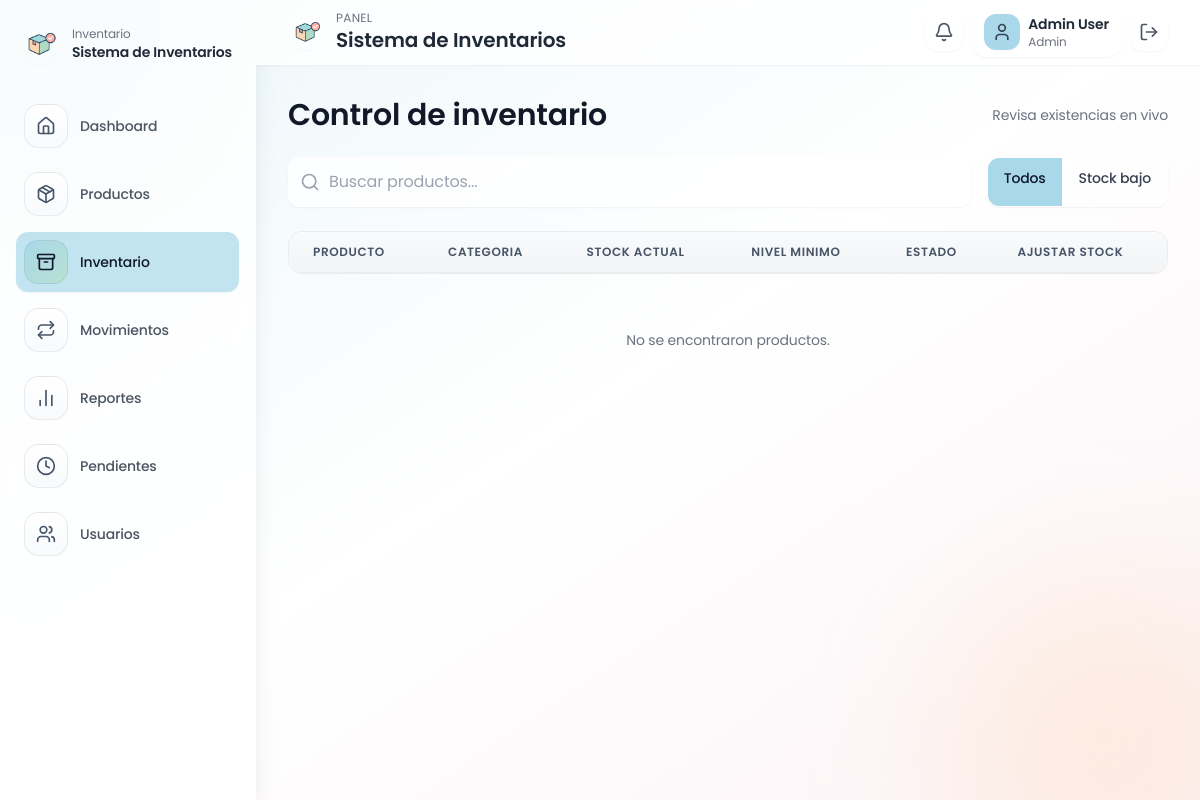
Before: /inventory (signed in) with the older database file.
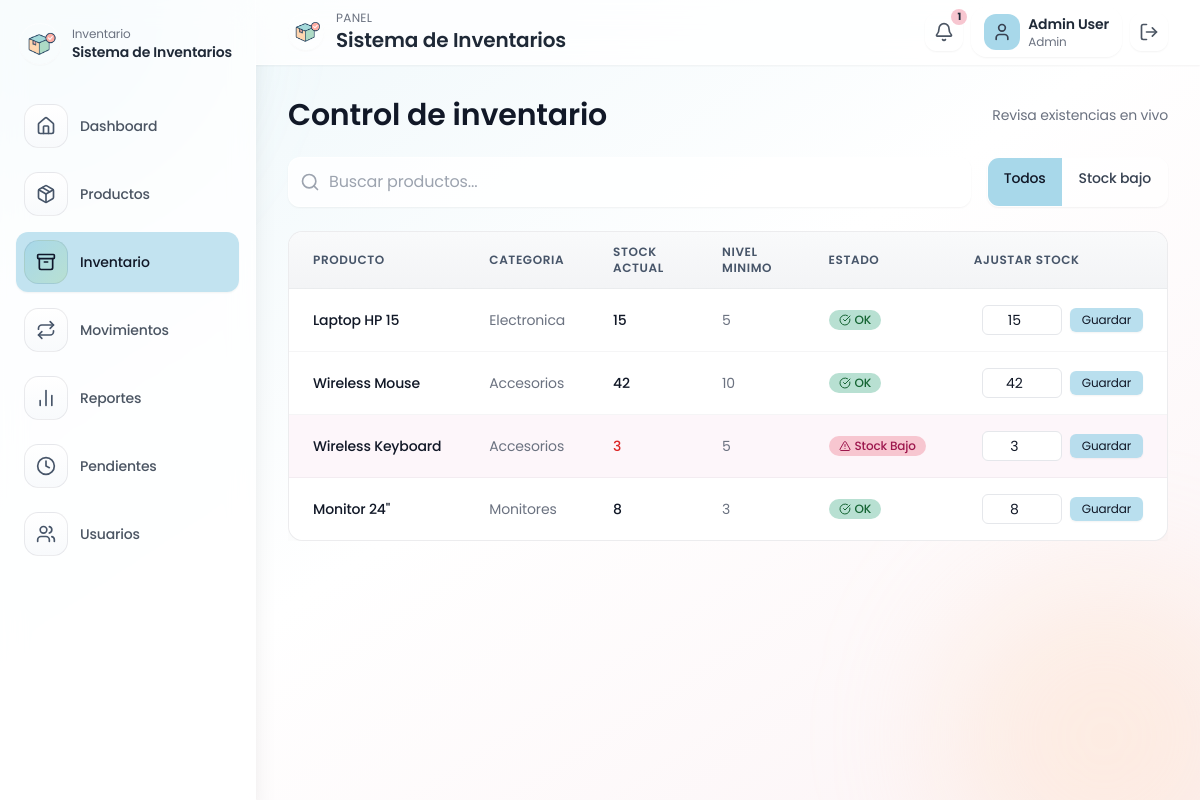
After: the same page with the newer database file.
### tables this page shows
CREATE TABLE IF NOT EXISTS products (
    id INT AUTO_INCREMENT PRIMARY KEY,
    name VARCHAR(150) NOT NULL,
    description TEXT,
    category_id INT NOT NULL,
    price DECIMAL(10,2) NOT NULL DEFAULT 0,
    cost DECIMAL(10,2) NOT NULL DEFAULT 0,
    stock_quantity INT NOT NULL DEFAULT 0,
    min_stock_level INT NOT NULL DEFAULT 0,
    active TINYINT(1) NOT NULL DEFAULT 1,
    image_url TEXT,
    created_at DATETIME NOT NULL DEFAULT CURRENT_TIMESTAMP,
    CONSTRAINT fk_products_category FOREIGN KEY (category_id) REFERENCES categories(id) ON UPDATE CASCADE
);

CREATE TABLE IF NOT EXISTS categories (
    id INT AUTO_INCREMENT PRIMARY KEY,
    name VARCHAR(120) NOT NULL UNIQUE,
    created_at DATETIME NOT NULL DEFAULT CURRENT_TIMESTAMP
);

### app/helpers.php (called while the page is built, shortened)
<?php
function config(string $key, mixed $default = null): mixed
{
    $config = $GLOBALS['app_config'] ?? [];
    $segments = explode('.', $key);
    $value = $config;
    foreach ($segments as $segment) {
        if (is_array($value) && array_key_exists($segment, $value)) {
            $value = $value[$segment];
        } else {
            return $default;
        }
    }
    return $value;
}
function base_url(string $path = ''): string
{
    $base = config('app.base_url', '');
    if ($base === '') {
        $base = rtrim(str_replace('\\', '/', dirname($_SERVER['SCRIPT_NAME'] ?? '')), '/');
    }
    return rtrim($base, '/') . '/' . ltrim($path, '/');
}
function e(?string $value): string
{
    return htmlspecialchars((string) $value, ENT_QUOTES, 'UTF-8');
}
function current_path(): string
{
    $uri = parse_url($_SERVER['REQUEST_URI'] ?? '/', PHP_URL_PATH);
    $base = rtrim(str_replace('\\', '/', dirname($_SERVER['SCRIPT_NAME'] ?? '')), '/');
    $path = '/' . ltrim($uri, '/');
    return $path === '' ? '/' : $path;
}
function auth_user(): ?array
{
    return $_SESSION['user'] ?? null;
}
function render(string $view, array $data = [], ?string $layout = 'layout'): void
{
    $viewFile = __DIR__ . '/Views/' . $view . '.php';
    extract($data);
    include $viewFile;
    $layoutFile = __DIR__ . '/Views/' . $layout . '.php';
    include $layoutFile;
}

### app/Core/Controller.php (called while the page is built, shortened)
<?php
abstract class Controller
{
    protected function render(string $view, array $data = [], ?string $layout = 'layout'): void
    {
        render($view, $data, $layout);
    }
}

### app/Controllers/InventoryController.php (called while the page is built, shortened)
<?php
class InventoryController extends Controller
{
    public function index(): void
    {
        $currentUser = auth_user();
        $isAdmin = ($currentUser['role'] ?? null) === 'admin';
        $search = trim($_GET['q'] ?? '');
        $filter = $_GET['filter'] ?? 'all';
        $products = Product::all($search ?: null, null, true);
        $this->render('inventory/index', [
            'products' => $products,
            'search' => $search,
            'filter' => $filter,
            'isAdmin' => $isAdmin,
            'message' => flash('success'),
        ]);
    }
}

### public/index.php (called while the page is built, shortened)
<?php
$router = new Router();
$router->get('/login', [AuthController::class, 'showLogin']);
$router->post('/login', [AuthController::class, 'login']);
$router->get('/logout', [AuthController::class, 'logout']);
$router->get('/', [DashboardController::class, 'index']);
$router->get('/products', [ProductController::class, 'index']);
$router->post('/products/save', [ProductController::class, 'save']);
$router->post('/products/deactivate', [ProductController::class, 'deactivate']);
$router->post('/products/reactivate', [ProductController::class, 'reactivate']);
$router->post('/products/delete', [ProductController::class, 'delete']);
$router->post('/categories/save', [CategoryController::class, 'save']);
$router->get('/inventory', [InventoryController::class, 'index']);
$router->post('/inventory/adjust', [InventoryController::class, 'adjust']);
$router->get('/movements', [MovementController::class, 'index']);
$router->post('/movements/save', [MovementController::class, 'save']);
$router->get('/movements/pending', [MovementController::class, 'pending']);
$router->post('/movements/approve', [MovementController::class, 'approve']);
$router->post('/movements/reject', [MovementController::class, 'reject']);
$router->get('/reports', [ReportController::class, 'index']);
$router->get('/users', [UserController::class, 'index']);
$router->post('/users/save', [UserController::class, 'save']);
$router->post('/users/delete', [UserController::class, 'delete']);
$router->post('/users/toggle', [UserController::class, 'toggle']);
$router->dispatch($_SERVER['REQUEST_METHOD'], parse_url($_SERVER['REQUEST_URI'] ?? '/', PHP_URL_PATH) ?: '/');

### app/Models/Product.php (called while the page is built, shortened)
<?php
class Product
{
    public static function all(?string $search = null, ?int $categoryId = null, bool $onlyActive = false): array
    {
        $pdo = Database::connection();
        $sql = 'SELECT p.*, c.name as category, c.id as category_id, (SELECT COUNT(*) FROM movements m WHERE m.product_id = p.id) as movements_count
                FROM products p
                INNER JOIN categories c ON c.id = p.category_id
                WHERE 1=1';
        $params = [];
        if ($onlyActive) {
            $sql .= ' AND p.active = 1';
        }
        $sql .= ' ORDER BY p.created_at DESC';
        $stmt = $pdo->prepare($sql);
        $stmt->execute($params);
        return $stmt->fetchAll();
    }
    public static function lowStock(): array
    {
        $pdo = Database::connection();
        $stmt = $pdo->query('SELECT p.*, c.name as category, c.id as category_id FROM products p INNER JOIN categories c ON c.id = p.category_id WHERE p.stock_quantity <= p.min_stock_level AND p.active = 1 ORDER BY p.stock_quantity ASC');
        return $stmt->fetchAll();
    }
}

### app/Views/inventory/index.php (the view, shortened to what the changed rows need)
<?php
$isAdmin = $isAdmin ?? false;
?>
<div class="max-w-7xl mx-auto space-y-6">
    <div class="flex flex-col sm:flex-row sm:items-center sm:justify-between gap-2">
        <h2 class="text-3xl font-semibold text-gray-900">Control de inventario</h2>
        <span class="text-sm text-gray-500">Revisa existencias en vivo</span>
    </div>
    <form method="GET" action="<?= base_url('inventory') ?>" class="mb-4 flex flex-col sm:flex-row space-y-3 sm:space-y-0 sm:space-x-4">
        <div class="relative flex-grow">
        </div>
        <div class="inline-flex rounded-xl shadow-sm border border-white/60 overflow-hidden">
        </div>
    </form>
    <div class="overflow-x-auto">
        <table class="table-soft min-w-full divide-y divide-gray-200 text-sm">
            <thead class="bg-gray-50">
            <tr>
                <th class="px-6 py-3 text-left text-xs font-medium text-gray-500 uppercase tracking-wider">Producto</th>
                <th class="px-6 py-3 text-left text-xs font-medium text-gray-500 uppercase tracking-wider">Categoria</th>
                <th class="px-6 py-3 text-left text-xs font-medium text-gray-500 uppercase tracking-wider">Stock actual</th>
                <th class="px-6 py-3 text-left text-xs font-medium text-gray-500 uppercase tracking-wider">Nivel minimo</th>
                <th class="px-6 py-3 text-left text-xs font-medium text-gray-500 uppercase tracking-wider">Estado</th>
                <?php if ($isAdmin): ?>
                    <th class="px-6 py-3 text-left text-xs font-medium text-gray-500 uppercase tracking-wider">Ajustar stock</th>
                <?php endif; ?>
            </tr>
            </thead>
            <tbody class="bg-white divide-y divide-gray-100">
            <?php foreach ($products as $product): ?>
                <?php $isLow = $product['stock_quantity'] <= $product['min_stock_level']; ?>
                <tr class="hover:bg-gray-50/80 transition-colors <?= $isLow ? 'bg-pink-50/70' : '' ?>">
                    <td class="px-6 py-4 whitespace-nowrap">
                        <div class="flex items-center">
                            <div class="text-sm font-medium text-gray-900">
                                <?= e($product['name']) ?>
                            </div>
                        </div>
                    </td>
                    <td class="px-6 py-4 whitespace-nowrap">
                        <div class="text-sm text-gray-500"><?= e($product['category']) ?></div>
                    </td>
                    <td class="px-6 py-4 whitespace-nowrap">
                        <div class="text-sm font-medium <?= $isLow ? 'text-red-600' : 'text-gray-900' ?>">
                            <?= (int) $product['stock_quantity'] ?>
                        </div>
                    </td>
                    <td class="px-6 py-4 whitespace-nowrap">
                        <div class="text-sm text-gray-500"><?= (int) $product['min_stock_level'] ?></div>
                    </td>
                    <td class="px-6 py-4 whitespace-nowrap">
                        <?php if ($isLow): ?>
                            <span class="inline-flex items-center px-2.5 py-0.5 rounded-full text-xs font-medium bg-pink-pastel text-pink-800">
                                <i data-lucide="alert-triangle" class="h-3 w-3 mr-1"></i>
                                Stock Bajo
                            </span>
                        <?php else: ?>
                            <span class="inline-flex items-center px-2.5 py-0.5 rounded-full text-xs font-medium bg-green-pastel text-green-800">
                                <i data-lucide="check-circle" class="h-3 w-3 mr-1"></i>
                                OK
                            </span>
                        <?php endif; ?>
                    </td>
                    <?php if ($isAdmin): ?>
                        <td class="px-6 py-4 whitespace-nowrap">
                            <form action="<?= base_url('inventory/adjust') ?>" method="POST" class="flex items-center space-x-2">
                                <input type="number" min="0" name="stock_quantity"
                                       value="<?= (int) $product['stock_quantity'] ?>"
                                       class="w-20 px-2 py-1 border border-gray-200 text-center rounded-md focus:outline-none focus:ring-1 focus:ring-blue-pastel">
                                <button type="submit" class="px-3 py-1 bg-blue-pastel/80 rounded-md text-gray-900 hover:bg-blue-pastel text-xs shadow-sm">
                                    Guardar
                                </button>
                            </form>
                        </td>
                    <?php endif; ?>
                </tr>
            <?php endforeach; ?>
            </tbody>
        </table>
    </div>
    <?php if (empty($products)): ?>
        <div class="text-center py-8 text-sm text-gray-500">
            No se encontraron productos.
        </div>
    <?php endif; ?>
</div>

### app/Views/partials/sidebar.php (shortened to what the changed rows need)
<?php
$user = auth_user();
$isAdmin = $user && ($user['role'] === 'admin');
$links = [
    ['path' => '/', 'icon' => 'home', 'label' => 'Dashboard'],
    ['path' => '/products', 'icon' => 'package', 'label' => 'Productos'],
    ['path' => '/inventory', 'icon' => 'archive', 'label' => 'Inventario'],
    ['path' => '/movements', 'icon' => 'repeat', 'label' => 'Movimientos'],
    ['path' => '/reports', 'icon' => 'bar-chart-2', 'label' => 'Reportes'],
];
if ($isAdmin) {
    $links[] = ['path' => '/movements/pending', 'icon' => 'clock', 'label' => 'Pendientes'];
    $links[] = ['path' => '/users', 'icon' => 'users', 'label' => 'Usuarios'];
}
?>
<aside class="bg-white/80 backdrop-blur-md border-r border-white/50 shadow-xl w-20 md:w-64 flex flex-col py-6 px-3 md:px-4">
    <nav class="space-y-2">
        <?php foreach ($links as $link): ?>
            <?php $isActive = rtrim(current_path(), '/') === rtrim($link['path'], '/'); ?>
            <a href="<?= base_url(ltrim($link['path'], '/')) ?>"
               class="group relative flex items-center gap-3 px-2 py-2 rounded-xl text-sm font-medium transition <?= $isActive ? 'bg-blue-pastel/70 text-gray-900 shadow-sm' : 'text-gray-600 hover:bg-white/70 hover:shadow-sm' ?>">
                <span class="sidebar-icon <?= $isActive ? 'active' : '' ?>">
                    <i data-lucide="<?= e($link['icon']) ?>" class="h-5 w-5"></i>
                </span>
                <span class="hidden md:inline"><?= e($link['label']) ?></span>
            </a>
        <?php endforeach; ?>
    </nav>
</aside>

### app/Views/partials/header.php (shortened to what the changed rows need)
<?php
$lowStockCount = count(Product::lowStock());
?>
<header class="bg-white/80 backdrop-blur-md border-b border-white/50 shadow-sm z-10">
    <div class="max-w-7xl mx-auto px-4 sm:px-6 lg:px-8">
        <div class="flex justify-between h-16">
            <div class="flex items-center space-x-3">
                <div>
                    <h1 class="text-xl font-semibold text-gray-800">
                        <?= e(config('app.name')) ?>
                    </h1>
                </div>
            </div>
            <div class="flex items-center space-x-2">
                <div class="relative">
                    <button class="p-2 rounded-xl text-gray-600 hover:text-gray-800 hover:bg-gray-50/80 border border-white/70 shadow-sm focus:outline-none focus:ring-2 focus:ring-blue-pastel">
                        <i data-lucide="bell" class="h-5 w-5"></i>
                        <?php if ($lowStockCount > 0): ?>
                            <span class="absolute -top-1 -right-1 block h-4 w-4 rounded-full bg-pink-pastel text-[10px] text-center font-bold text-gray-800">
                                <?= $lowStockCount ?>
                            </span>
                        <?php endif; ?>
                    </button>
                </div>
            </div>
        </div>
    </div>
</header>

Changed rows visible on the page:
now on this page (row edited): products: name "Laptop HP 15", category.name "Electronica", stock_quantity "15", min_stock_level "5", shows "OK"
now on this page (row edited): products: name "Wireless Mouse", category.name "Accesorios", stock_quantity "42", min_stock_level "10", shows "OK"
now on this page (row edited): products: name "Wireless Keyboard", category.name "Accesorios", stock_quantity "3", min_stock_level "5", shows "Stock Bajo"
now on this page (row edited): products: name "Monitor 24\"", category.name "Monitores", stock_quantity "8", min_stock_level "3", shows "OK"
Other visible differences:
$lowStockCount: (not shown) → "1"
text no longer shown: "No se encontraron productos."
